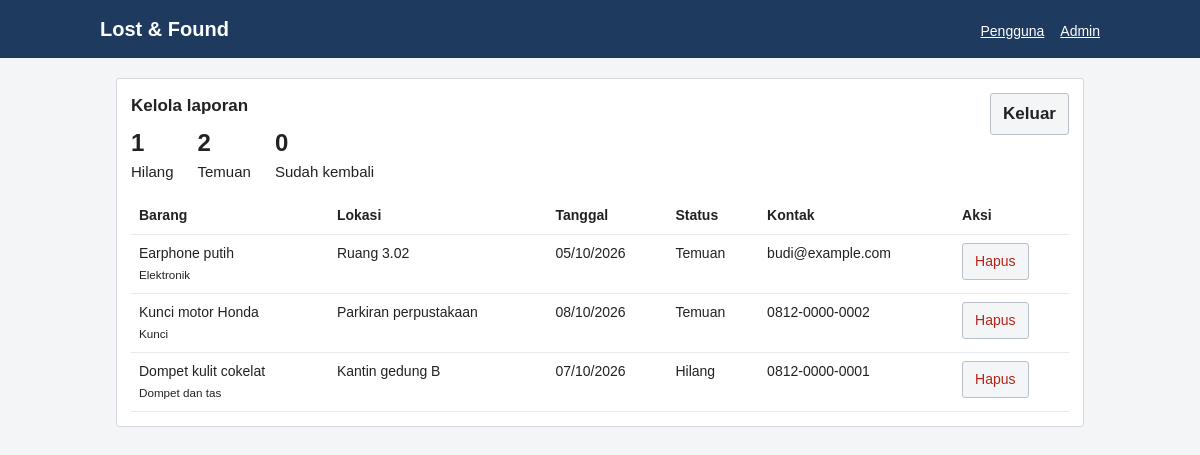
The page /admin/index.php (signed in) on the database its author committed.
### tables this page shows
CREATE TABLE laporan (
    id INT AUTO_INCREMENT PRIMARY KEY,
    jenis ENUM('hilang', 'temuan') NOT NULL,
    nama_barang VARCHAR(80) NOT NULL,
    kategori VARCHAR(40) NOT NULL,
    lokasi VARCHAR(100) NOT NULL,
    tanggal DATE NOT NULL,
    deskripsi TEXT,
    kontak VARCHAR(80) NOT NULL,
    status ENUM('terbuka', 'dikembalikan') NOT NULL DEFAULT 'terbuka',
    nama_pengambil VARCHAR(60) NULL,
    kontak_pengambil VARCHAR(80) NULL,
    created_at TIMESTAMP DEFAULT CURRENT_TIMESTAMP
);

### config/helpers.php (called while the page is built, shortened)
<?php
function e($v)
{
    return htmlspecialchars((string) $v, ENT_QUOTES, 'UTF-8');
}
function tanggal($d)
{
    return date('d/m/Y', strtotime($d));
}
function kelasStatus($r)
{
    return $r['status'] === 'dikembalikan' ? 'kembali' : $r['jenis'];
}
function labelStatus($r)
{
    $map = ['kembali' => 'Sudah kembali', 'hilang' => 'Hilang', 'temuan' => 'Temuan'];
    return $map[kelasStatus($r)];
}

### admin/index.php (the view, shortened to what this page needs)
<?php
require __DIR__ . '/../config/database.php';
require __DIR__ . '/../config/helpers.php';
$base = '../';
include __DIR__ . '/../templates/header.php';
?>
<?php
$rows = $pdo->query('SELECT * FROM laporan ORDER BY created_at DESC, id DESC')->fetchAll();
$hitung = fn($s) => count(array_filter($rows, fn($r) => kelasStatus($r) === $s));
?>
<div class="box">
    <h2>Kelola laporan <a class="btn" style="float:right" href="?keluar=1">Keluar</a></h2>
    <div class="stat">
        <span><b><?= $hitung('hilang') ?></b>Hilang</span>
        <span><b><?= $hitung('temuan') ?></b>Temuan</span>
        <span><b><?= $hitung('kembali') ?></b>Sudah kembali</span>
    </div>
    <div style="overflow-x:auto">
    <table>
        <tr><th>Barang</th><th>Lokasi</th><th>Tanggal</th><th>Status</th><th>Kontak</th><th>Aksi</th></tr>
        <?php foreach ($rows as $r): ?>
        <tr>
            <td><?= e($r['nama_barang']) ?><br><small><?= e($r['kategori']) ?></small></td>
            <td><?= e($r['lokasi']) ?></td>
            <td><?= tanggal($r['tanggal']) ?></td>
            <td><?= labelStatus($r) ?><?php if ($r['status'] === 'dikembalikan'): ?><br><small><?= e($r['nama_pengambil']) ?> (<?= e($r['kontak_pengambil']) ?>)</small><?php endif; ?></td>
            <td><?= e($r['kontak']) ?></td>
            <td>
                <form method="post" style="display:flex;gap:6px" onsubmit="return confirm('Yakin?')">
                    <button class="del" name="aksi" value="hapus">Hapus</button>
                </form>
            </td>
        </tr>
        <?php endforeach; ?>
    </table>
    </div>
</div>
<?php include __DIR__ . '/../templates/footer.php'; ?>

### templates/header.php (shortened to what this page needs)
<?php $base = $base ?? ''; ?>
<!DOCTYPE html>
<html lang="id">
<head>
</head>
<body>
<div class="top"><div>
    <b>Lost &amp; Found</b>
    <nav><a href="<?= $base ?>pengguna/">Pengguna</a><a href="<?= $base ?>admin/">Admin</a></nav>
</div></div>
<div class="wrap">

### templates/footer.php
</div>
</body>
</html>

### templates/header.php (style rules this page uses)
* { box-sizing:border-box }
body { margin:0;background:#f4f5f7;color:#222;font:15px/1.5 Arial,Helvetica,sans-serif }
.top { background:#1f3a5f;color:#fff;padding:14px 20px }
.top div { max-width:1000px;margin:auto;display:flex;justify-content:space-between;align-items:baseline;flex-wrap:wrap;gap:6px }
.top b { font-size:20px }
.top a { color:#fff;margin-left:16px;font-size:14px }
.wrap { max-width:1000px;margin:20px auto;padding:0 16px }
.box { background:#fff;border:1px solid #d5d9df;border-radius:3px;padding:14px }
h2 { margin:0 0 6px;font-size:17px }
button,.btn { font:inherit;padding:7px 12px;border:1px solid #b9c0ca;background:#f4f5f7;border-radius:3px;cursor:pointer;color:#222;text-decoration:none }
button.del { color:#b42318 }
table { width:100%;border-collapse:collapse;font-size:14px }
th,td { text-align:left;padding:8px;border-bottom:1px solid #e6e9ed;vertical-align:top }
.stat { display:flex;gap:24px;margin-bottom:14px }
.stat b { display:block;font-size:24px }

### rows shown on the page
laporan: nama_barang "Earphone putih", kategori "Elektronik", lokasi "Ruang 3.02", tanggal "05/10/2026", labelStatus($r) "Temuan", kontak "budi@example.com"
laporan: nama_barang "Kunci motor Honda", kategori "Kunci", lokasi "Parkiran perpustakaan", tanggal "08/10/2026", labelStatus($r) "Temuan", kontak "0812-0000-0002"
laporan: nama_barang "Dompet kulit cokelat", kategori "Dompet dan tas", lokasi "Kantin gedung B", tanggal "07/10/2026", labelStatus($r) "Hilang", kontak "0812-0000-0001"

### other values the page prints
$hitung('hilang') "1"
$hitung('temuan') "2"
$hitung('kembali') "0"
